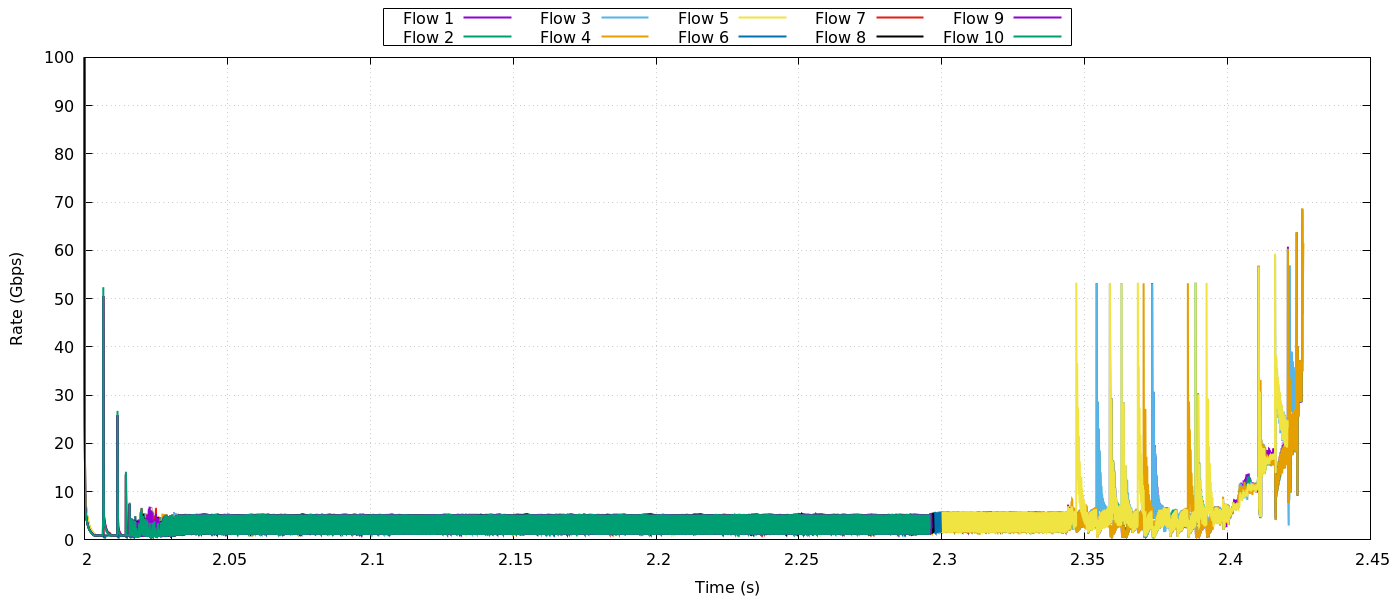

gnuplot code for this plot:
set term pngcairo size 1400,600
set output "rate_all.png"
set datafile separator whitespace
set datafile separator ","
set grid
set xlabel "Time (s)"
set ylabel "Rate (Gbps)"
set key outside top center horizontal box

plot \
  "rttcc_n2_S0.2-10000_D0.1-100_pg3.csv"  using 1:9 with lines lw 2 title "Flow 1", \
  "rttcc_n3_S0.3-10000_D0.1-100_pg3.csv"  using 1:9 with lines lw 2 title "Flow 2", \
  "rttcc_n4_S0.4-10000_D0.1-100_pg3.csv"  using 1:9 with lines lw 2 title "Flow 3", \
  "rttcc_n5_S0.5-10000_D0.1-100_pg3.csv"  using 1:9 with lines lw 2 title "Flow 4", \
  "rttcc_n6_S0.6-10000_D0.1-100_pg3.csv"  using 1:9 with lines lw 2 title "Flow 5", \
  "rttcc_n7_S0.7-10000_D0.1-100_pg3.csv"  using 1:9 with lines lw 2 title "Flow 6", \
  "rttcc_n8_S0.8-10000_D0.1-100_pg3.csv"  using 1:9 with lines lw 2 title "Flow 7", \
  "rttcc_n9_S0.9-10000_D0.1-100_pg3.csv"  using 1:9 with lines lw 2 title "Flow 8", \
  "rttcc_n10_S0.10-10000_D0.1-100_pg3.csv"  using 1:9 with lines lw 2 title "Flow 9", \
  "rttcc_n11_S0.11-10000_D0.1-100_pg3.csv" using 1:9 with lines lw 2 title "Flow 10"
